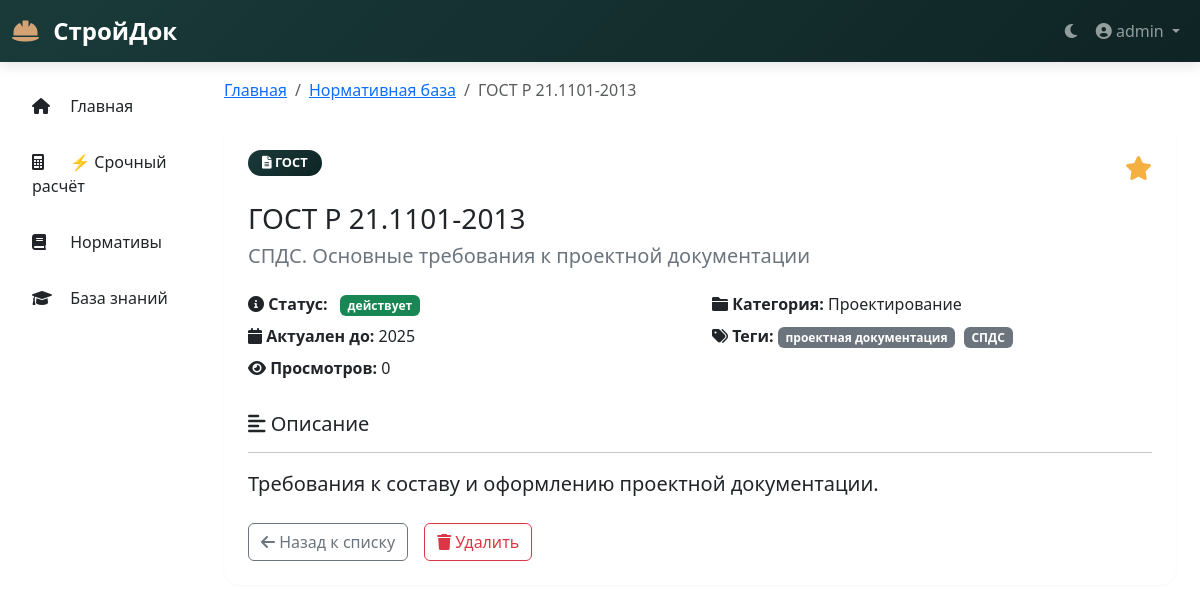
The app's page /normative/2 (signed in) with its own data.
### app.py (models this page shows)
class Normative(db.Model):
    id = db.Column(db.Integer, primary_key=True)
    code = db.Column(db.String(50), nullable=False)
    title = db.Column(db.String(300), nullable=False)
    description = db.Column(db.Text)
    doc_type = db.Column(db.String(50))
    category = db.Column(db.String(100))
    status = db.Column(db.String(50), default='действует')
    actual_date = db.Column(db.String(50))
    tags = db.Column(db.String(500))
    file_url = db.Column(db.String(500))
    is_favorite = db.Column(db.Boolean, default=False)
    views = db.Column(db.Integer, default=0)
    created_at = db.Column(db.DateTime, default=datetime.now)

### app.py (the view)
@app.route('/normative/<int:doc_id>')
@login_required
def normative_view(doc_id):
    doc = Normative.query.get_or_404(doc_id)
    doc.views += 1
    db.session.commit()
    return render_template('normative_view.html', doc=doc)

### app.py (called while the page is built)
def login_required(f):
    @wraps(f)
    def decorated_function(*args, **kwargs):
        if not session.get('logged_in'):
            flash('Пожалуйста, авторизуйтесь', 'warning')
            return redirect(url_for('login'))
        return f(*args, **kwargs)
    return decorated_function

### templates/normative_view.html (shortened to what this page needs)
{% extends "base.html" %}
{% block content %}
<div class="mb-4">
    <nav aria-label="breadcrumb">
        <ol class="breadcrumb">
            <li class="breadcrumb-item"><a href="{{ url_for('index') }}">Главная</a></li>
            <li class="breadcrumb-item"><a href="{{ url_for('normatives') }}">Нормативная база</a></li>
            <li class="breadcrumb-item active">{{ doc.code }}</li>
        </ol>
    </nav>
</div>
<div class="card rounded-4" data-aos="fade-up">
    <div class="card-body p-4">
        <div class="d-flex justify-content-between align-items-start mb-3">
            <span class="badge doc-type-badge" style="background: linear-gradient(135deg, var(--primary), var(--primary-dark));">
                <i class="fas fa-file-alt"></i> {{ doc.doc_type or 'Документ' }}
            </span>
            <a href="{{ url_for('favorite_toggle', doc_id=doc.id) }}" class="star-favorite" style="font-size: 1.5rem;">
                <i class="fas fa-star{% if not doc.is_favorite %}-o text-muted{% endif %}" style="color: {% if doc.is_favorite %}#f5b042{% endif %};"></i>
            </a>
        </div>
        <h1 class="h3 mb-2">{{ doc.code }}</h1>
        <h2 class="h5 text-secondary mb-4">{{ doc.title }}</h2>
        <div class="row mb-4">
            <div class="col-md-6">
                <div class="mb-2">
                    <strong><i class="fas fa-info-circle"></i> Статус:</strong>
                    <span class="badge {% if doc.status == 'действует' %}bg-success{% elif doc.status == 'заменен' %}bg-warning{% else %}bg-secondary{% endif %} ms-2">
                        {{ doc.status or 'Не указан' }}
                    </span>
                </div>
                {% if doc.actual_date %}
                <div class="mb-2">
                    <strong><i class="fas fa-calendar"></i> Актуален до:</strong> {{ doc.actual_date }}
                </div>
                {% endif %}
                <div class="mb-2">
                    <strong><i class="fas fa-eye"></i> Просмотров:</strong> {{ doc.views }}
                </div>
            </div>
            <div class="col-md-6">
                {% if doc.category %}
                <div class="mb-2">
                    <strong><i class="fas fa-folder"></i> Категория:</strong> {{ doc.category }}
                </div>
                {% endif %}
                {% if doc.tags %}
                <div class="mb-2">
                    <strong><i class="fas fa-tags"></i> Теги:</strong>
                    {% for tag in doc.tags.split(',') %}
                        <span class="badge bg-secondary me-1">{{ tag.strip() }}</span>
                    {% endfor %}
                </div>
                {% endif %}
            </div>
        </div>
        {% if doc.description %}
        <div class="mb-4">
            <h5><i class="fas fa-align-left"></i> Описание</h5>
            <hr>
            <p class="lead">{{ doc.description }}</p>
        </div>
        {% endif %}
        <div class="d-flex gap-3 mt-4">
            <a href="{{ url_for('normatives') }}" class="btn btn-outline-secondary">
                <i class="fas fa-arrow-left"></i> Назад к списку
            </a>
            {% if session.get('user_role') == 'admin' %}
            <button class="btn btn-outline-danger" onclick="deleteDoc({{ doc.id }})">
                <i class="fas fa-trash"></i> Удалить
            </button>
            {% endif %}
        </div>
    </div>
</div>
{% endblock %}

### templates/base.html (style rules this page uses)
:root { --primary: #1a3a3a; --primary-dark: #0f2424; --accent: #d4a373; --accent-dark: #b8834f; --success: #2d6a4f; --danger: #c53030; }
* { margin: 0; padding: 0; box-sizing: border-box; }
body { font-family: 'Segoe UI', Tahoma, Geneva, Verdana, sans-serif; transition: background-color 0.3s ease, color 0.3s ease; }
.card { border: none; border-radius: 20px; box-shadow: 0 1px 3px rgba(0,0,0,0.04); transition: all 0.3s; overflow: hidden; }
.btn { position: relative; overflow: hidden; }

### templates/normative_view.html (style rules this page uses)
.doc-type-badge { font-size: 0.8rem; padding: 6px 14px; border-radius: 20px; font-weight: 600; }
.star-favorite { text-decoration: none; }

### records on screen
Normative: code "ГОСТ Р 21.1101-2013", doc_type "ГОСТ", title "СПДС. Основные требования к проектной документации", status "действует", actual_date "2025", views "0", category "Проектирование", description "Требования к составу и оформлению проектной документации."

### other values on screen
{{ session.get('username', 'Гость') }} "admin"
{{ tag.strip() }} "проектная документация" "СПДС"
